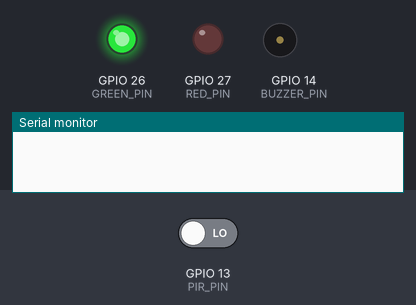
A sketch run on a simulated ESP32. Parts: output pins drawn as LEDs (lit = HIGH), buzzer (waves = sounding), the last lines printed to the serial monitor. Inputs (shaded band) come from the test bench; at power-on: GPIO 13 (PIR_PIN) LOW.

Above: at 1.2 s.
1.3 s: GPIO 13 (PIR_PIN) driven HIGH
At 1.8 s:
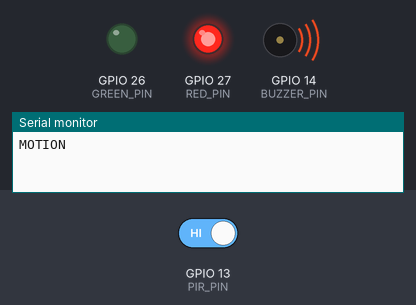
2.9 s: GPIO 13 (PIR_PIN) driven LOW
At 4.41 s:
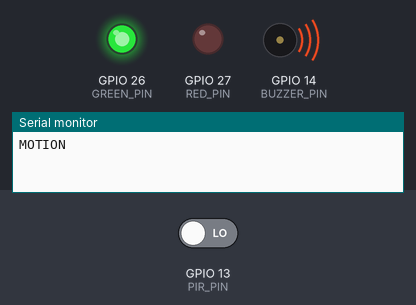
Timing chart, 0 to 5.9 s (numbered marks = the images above; inputs shaded):
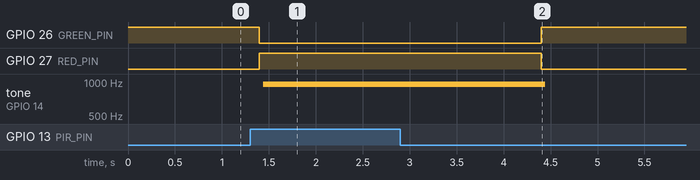

The sketch:

firmware.ino
```cpp
#define PIR_PIN    13
#define GREEN_PIN  26
#define RED_PIN    27
#define BUZZER_PIN 14

bool motionActive = false;

void setup() {
  Serial.begin(115200);
  pinMode(PIR_PIN, INPUT);
  pinMode(GREEN_PIN, OUTPUT);
  pinMode(RED_PIN, OUTPUT);
  pinMode(BUZZER_PIN, OUTPUT);

  digitalWrite(GREEN_PIN, HIGH);
  digitalWrite(RED_PIN, LOW);
}

void buzzFor3Seconds() {
  unsigned long start = millis();
  while (millis() - start < 3000) {
    digitalWrite(BUZZER_PIN, HIGH);
    delayMicroseconds(500);
    digitalWrite(BUZZER_PIN, LOW);
    delayMicroseconds(500);
  }
}

void loop() {
  int motion = digitalRead(PIR_PIN);

  if (motion == HIGH && !motionActive) {
    motionActive = true;

    digitalWrite(GREEN_PIN, LOW);
    digitalWrite(RED_PIN, HIGH);

    Serial.println("MOTION");

    buzzFor3Seconds();

    digitalWrite(GREEN_PIN, HIGH);
    digitalWrite(RED_PIN, LOW);
  }

  if (motion == LOW && motionActive) {
    motionActive = false;
    Serial.println("CLEAR");
  }

  delay(200);
}
```

Measured:
- after the input at 1.3 s, GPIO 26 (GREEN_PIN): HIGH → LOW after 0.10 s; GPIO 27 (RED_PIN): LOW → HIGH after 0.10 s; tone on GPIO 14 (BUZZER_PIN): silent → 954 Hz after 0.14 s
